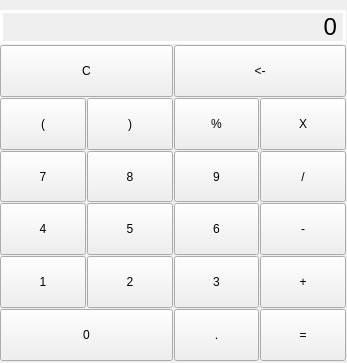
<?xml version="1.0" encoding="UTF-8"?>
<ui version="4.0">
 <class>MainWindow</class>
 <widget class="QMainWindow" name="MainWindow">
  <property name="enabled">
   <bool>true</bool>
  </property>
  <property name="geometry">
   <rect>
    <x>0</x>
    <y>0</y>
    <width>347</width>
    <height>363</height>
   </rect>
  </property>
  <property name="windowTitle">
   <string>Calculator</string>
  </property>
  <widget class="QWidget" name="centralwidget">
   <property name="styleSheet">
    <string notr="true"/>
   </property>
   <widget class="QWidget" name="">
    <property name="geometry">
     <rect>
      <x>0</x>
      <y>10</y>
      <width>346</width>
      <height>351</height>
     </rect>
    </property>
    <layout class="QGridLayout" name="gridLayout">
     <property name="spacing">
      <number>1</number>
     </property>
     <item row="4" column="0">
      <widget class="QPushButton" name="pb7">
       <property name="sizePolicy">
        <sizepolicy hsizetype="Expanding" vsizetype="Expanding">
         <horstretch>0</horstretch>
         <verstretch>0</verstretch>
        </sizepolicy>
       </property>
       <property name="text">
        <string>7</string>
       </property>
      </widget>
     </item>
     <item row="5" column="1">
      <widget class="QPushButton" name="pb5">
       <property name="sizePolicy">
        <sizepolicy hsizetype="Expanding" vsizetype="Expanding">
         <horstretch>0</horstretch>
         <verstretch>0</verstretch>
        </sizepolicy>
       </property>
       <property name="text">
        <string>5</string>
       </property>
      </widget>
     </item>
     <item row="6" column="3">
      <widget class="QPushButton" name="pb_plus">
       <property name="sizePolicy">
        <sizepolicy hsizetype="Expanding" vsizetype="Expanding">
         <horstretch>0</horstretch>
         <verstretch>0</verstretch>
        </sizepolicy>
       </property>
       <property name="text">
        <string>+</string>
       </property>
      </widget>
     </item>
     <item row="4" column="3">
      <widget class="QPushButton" name="pb_divided">
       <property name="sizePolicy">
        <sizepolicy hsizetype="Expanding" vsizetype="Expanding">
         <horstretch>0</horstretch>
         <verstretch>0</verstretch>
        </sizepolicy>
       </property>
       <property name="text">
        <string>/</string>
       </property>
      </widget>
     </item>
     <item row="4" column="1">
      <widget class="QPushButton" name="pb8">
       <property name="sizePolicy">
        <sizepolicy hsizetype="Expanding" vsizetype="Expanding">
         <horstretch>0</horstretch>
         <verstretch>0</verstretch>
        </sizepolicy>
       </property>
       <property name="text">
        <string>8</string>
       </property>
      </widget>
     </item>
     <item row="6" column="2">
      <widget class="QPushButton" name="pb3">
       <property name="sizePolicy">
        <sizepolicy hsizetype="Expanding" vsizetype="Expanding">
         <horstretch>0</horstretch>
         <verstretch>0</verstretch>
        </sizepolicy>
       </property>
       <property name="text">
        <string>3</string>
       </property>
      </widget>
     </item>
     <item row="3" column="3">
      <widget class="QPushButton" name="pb_multiply">
       <property name="sizePolicy">
        <sizepolicy hsizetype="Expanding" vsizetype="Expanding">
         <horstretch>0</horstretch>
         <verstretch>0</verstretch>
        </sizepolicy>
       </property>
       <property name="text">
        <string>X</string>
       </property>
      </widget>
     </item>
     <item row="6" column="1">
      <widget class="QPushButton" name="pb2">
       <property name="sizePolicy">
        <sizepolicy hsizetype="Expanding" vsizetype="Expanding">
         <horstretch>0</horstretch>
         <verstretch>0</verstretch>
        </sizepolicy>
       </property>
       <property name="text">
        <string>2</string>
       </property>
      </widget>
     </item>
     <item row="7" column="2">
      <widget class="QPushButton" name="pb_dot">
       <property name="sizePolicy">
        <sizepolicy hsizetype="Expanding" vsizetype="Expanding">
         <horstretch>0</horstretch>
         <verstretch>0</verstretch>
        </sizepolicy>
       </property>
       <property name="sizeIncrement">
        <size>
         <width>0</width>
         <height>0</height>
        </size>
       </property>
       <property name="text">
        <string>.</string>
       </property>
      </widget>
     </item>
     <item row="5" column="2">
      <widget class="QPushButton" name="pb6">
       <property name="sizePolicy">
        <sizepolicy hsizetype="Expanding" vsizetype="Expanding">
         <horstretch>0</horstretch>
         <verstretch>0</verstretch>
        </sizepolicy>
       </property>
       <property name="text">
        <string>6</string>
       </property>
      </widget>
     </item>
     <item row="5" column="3">
      <widget class="QPushButton" name="pb_minus">
       <property name="sizePolicy">
        <sizepolicy hsizetype="Expanding" vsizetype="Expanding">
         <horstretch>0</horstretch>
         <verstretch>0</verstretch>
        </sizepolicy>
       </property>
       <property name="text">
        <string>-</string>
       </property>
      </widget>
     </item>
     <item row="3" column="1">
      <widget class="QPushButton" name="pb_rbreaket">
       <property name="sizePolicy">
        <sizepolicy hsizetype="Expanding" vsizetype="Expanding">
         <horstretch>0</horstretch>
         <verstretch>0</verstretch>
        </sizepolicy>
       </property>
       <property name="text">
        <string>)</string>
       </property>
      </widget>
     </item>
     <item row="7" column="0" colspan="2">
      <widget class="QPushButton" name="pb0">
       <property name="sizePolicy">
        <sizepolicy hsizetype="Expanding" vsizetype="Expanding">
         <horstretch>0</horstretch>
         <verstretch>0</verstretch>
        </sizepolicy>
       </property>
       <property name="sizeIncrement">
        <size>
         <width>0</width>
         <height>0</height>
        </size>
       </property>
       <property name="text">
        <string>0</string>
       </property>
      </widget>
     </item>
     <item row="5" column="0">
      <widget class="QPushButton" name="pb4">
       <property name="sizePolicy">
        <sizepolicy hsizetype="Expanding" vsizetype="Expanding">
         <horstretch>0</horstretch>
         <verstretch>0</verstretch>
        </sizepolicy>
       </property>
       <property name="text">
        <string>4</string>
       </property>
      </widget>
     </item>
     <item row="7" column="3">
      <widget class="QPushButton" name="pb_eq">
       <property name="sizePolicy">
        <sizepolicy hsizetype="Expanding" vsizetype="Expanding">
         <horstretch>0</horstretch>
         <verstretch>0</verstretch>
        </sizepolicy>
       </property>
       <property name="sizeIncrement">
        <size>
         <width>0</width>
         <height>0</height>
        </size>
       </property>
       <property name="text">
        <string>=</string>
       </property>
      </widget>
     </item>
     <item row="3" column="0">
      <widget class="QPushButton" name="pb_lbreaket">
       <property name="sizePolicy">
        <sizepolicy hsizetype="Expanding" vsizetype="Expanding">
         <horstretch>0</horstretch>
         <verstretch>0</verstretch>
        </sizepolicy>
       </property>
       <property name="text">
        <string>(</string>
       </property>
      </widget>
     </item>
     <item row="4" column="2">
      <widget class="QPushButton" name="pb9">
       <property name="sizePolicy">
        <sizepolicy hsizetype="Expanding" vsizetype="Expanding">
         <horstretch>0</horstretch>
         <verstretch>0</verstretch>
        </sizepolicy>
       </property>
       <property name="text">
        <string>9</string>
       </property>
      </widget>
     </item>
     <item row="2" column="2" colspan="2">
      <widget class="QPushButton" name="pb_erase">
       <property name="sizePolicy">
        <sizepolicy hsizetype="Expanding" vsizetype="Expanding">
         <horstretch>0</horstretch>
         <verstretch>0</verstretch>
        </sizepolicy>
       </property>
       <property name="text">
        <string>&lt;-</string>
       </property>
      </widget>
     </item>
     <item row="2" column="0" colspan="2">
      <widget class="QPushButton" name="pb_clear">
       <property name="sizePolicy">
        <sizepolicy hsizetype="Expanding" vsizetype="Expanding">
         <horstretch>0</horstretch>
         <verstretch>0</verstretch>
        </sizepolicy>
       </property>
       <property name="text">
        <string>C</string>
       </property>
      </widget>
     </item>
     <item row="6" column="0">
      <widget class="QPushButton" name="pb1">
       <property name="sizePolicy">
        <sizepolicy hsizetype="Expanding" vsizetype="Expanding">
         <horstretch>0</horstretch>
         <verstretch>0</verstretch>
        </sizepolicy>
       </property>
       <property name="text">
        <string>1</string>
       </property>
      </widget>
     </item>
     <item row="3" column="2">
      <widget class="QPushButton" name="pb_mod">
       <property name="sizePolicy">
        <sizepolicy hsizetype="Expanding" vsizetype="Expanding">
         <horstretch>0</horstretch>
         <verstretch>0</verstretch>
        </sizepolicy>
       </property>
       <property name="text">
        <string>%</string>
       </property>
      </widget>
     </item>
     <item row="0" column="0" rowspan="2" colspan="4">
      <widget class="QLabel" name="calc_label">
       <property name="sizePolicy">
        <sizepolicy hsizetype="Expanding" vsizetype="Expanding">
         <horstretch>0</horstretch>
         <verstretch>0</verstretch>
        </sizepolicy>
       </property>
       <property name="font">
        <font>
         <pointsize>18</pointsize>
        </font>
       </property>
       <property name="accessibleDescription">
        <string/>
       </property>
       <property name="styleSheet">
        <string notr="true">border: 3px solid white;
</string>
       </property>
       <property name="text">
        <string>0</string>
       </property>
       <property name="alignment">
        <set>Qt::AlignmentFlag::AlignRight|Qt::AlignmentFlag::AlignTrailing|Qt::AlignmentFlag::AlignVCenter</set>
       </property>
      </widget>
     </item>
    </layout>
   </widget>
  </widget>
 </widget>
 <resources/>
 <connections/>
</ui>
